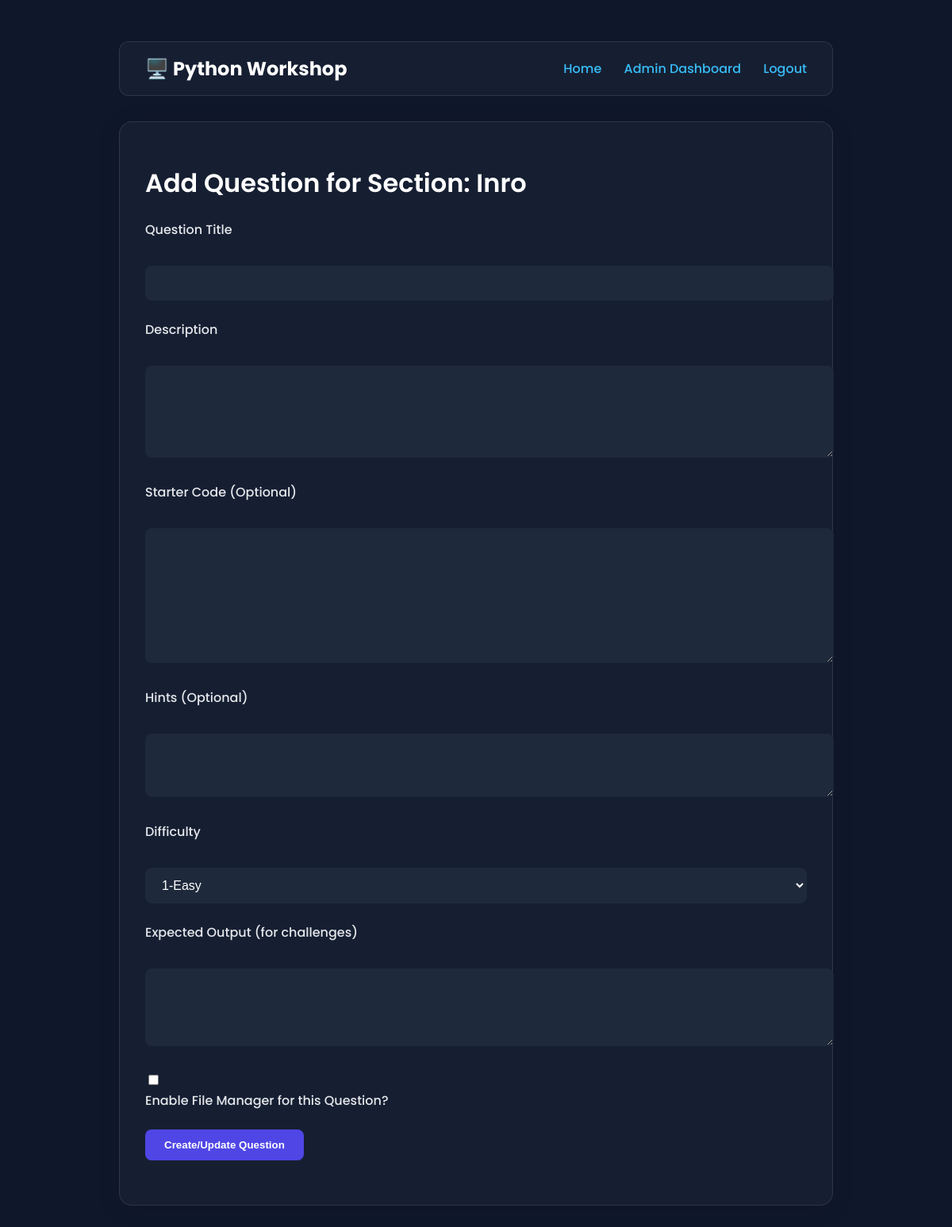
Before: /admin/question/add/1 (signed in) with the older database file.
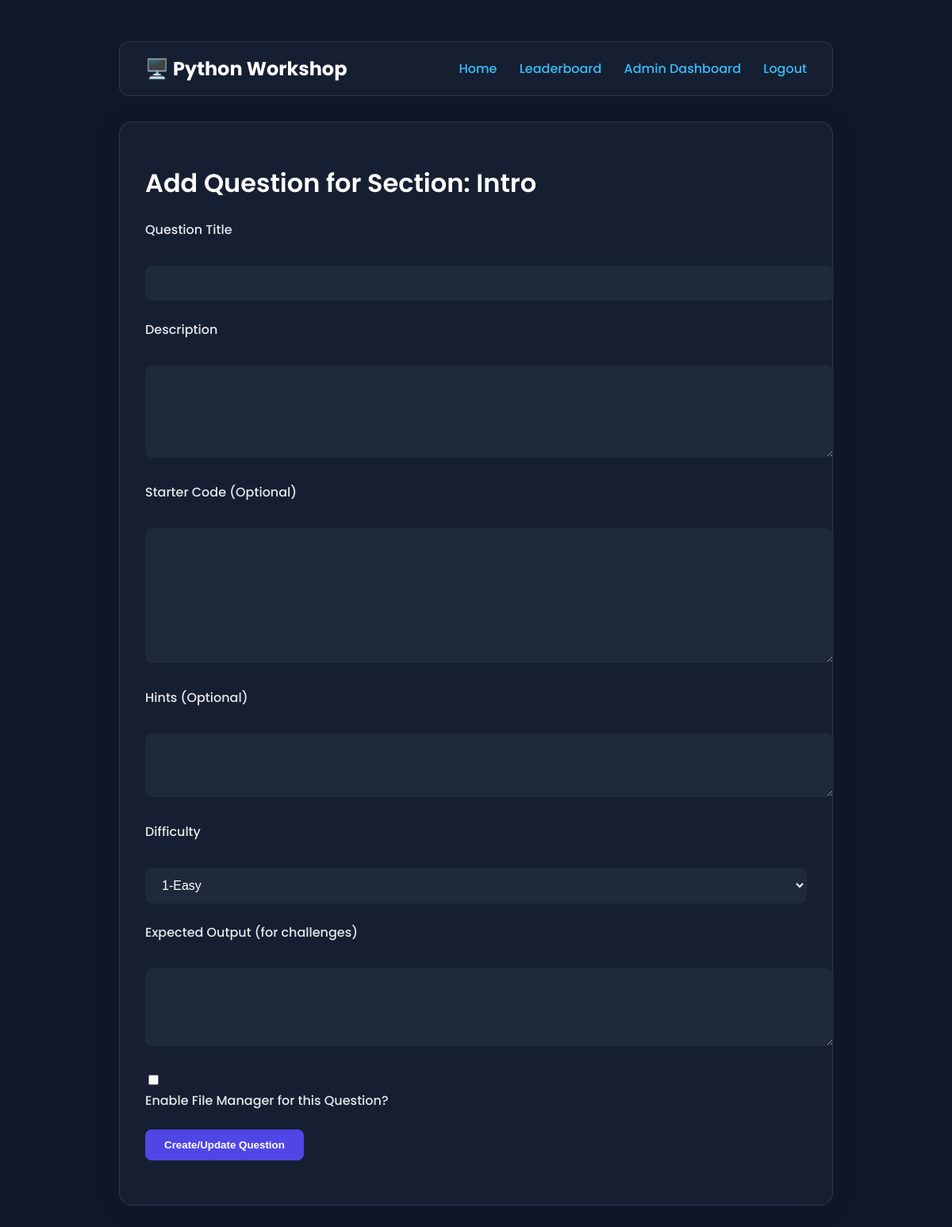
After: the same page with the newer database file.
### app/models.py (models this page shows, shortened)
class Section(db.Model):
    id = db.Column(db.Integer, primary_key=True)
    title = db.Column(db.String(100), nullable=False)
    is_unlocked = db.Column(db.Boolean, default=True)
    questions = db.relationship(
        'Question',
        backref='section',
        lazy='dynamic',
        cascade="all, delete-orphan"
    )

### app/admin/routes.py (the view, shortened to what this page needs)
@bp.route('/question/add/<int:section_id>', methods=['GET', 'POST'])
@admin_required
def add_question(section_id):
    section = Section.query.get_or_404(section_id)
    form = QuestionForm()
    return render_template('admin/question_form.html', form=form, title='Add Question', section=section)

### app/admin/forms.py
class QuestionForm(FlaskForm):
    title = StringField('Question Title', validators=[DataRequired()])
    description = TextAreaField('Description', validators=[DataRequired()])
    starter_code = TextAreaField('Starter Code (Optional)')
    hints = TextAreaField('Hints (Optional)')
    difficulty = SelectField('Difficulty', choices=[(1, '1-Easy'), (2, '2'), (3, '3'), (4, '4'), (5, '5-Hard')], coerce=int)
    has_file_manager = BooleanField('Enable File Manager for this Question?')
    expected_output = TextAreaField('Expected Output (for challenges)')
    submit = SubmitField('Create/Update Question')

### app/__init__.py (called while the page is built)
@login_manager.user_loader
def load_user(user_id):
    return User.query.get(int(user_id))

### app/admin/routes.py (called while the page is built)
def admin_required(f):
    @wraps(f)
    def decorated_function(*args, **kwargs):
        if not current_user.is_authenticated or current_user.role != 'admin':
            flash("You do not have permission to access this page.", "danger")
            return redirect(url_for('main.index'))
        return f(*args, **kwargs)
    return decorated_function

### app/templates/admin/question_form.html (shortened to what this page needs)
{% extends "base.html" %}
{% block content %}
<div class="card">
    <h1>{{ title }} for Section: {{ section.title }}</h1>
    <form method="POST" action="">
        <div class="form-group">
            {{ form.title.label }}<br>{{ form.title(class="form-control") }}
        </div>
        <div class="form-group">
            {{ form.description.label }}<br>{{ form.description(class="form-control", rows=5) }}
        </div>
        <div class="form-group">
            {{ form.starter_code.label }}<br>{{ form.starter_code(class="form-control", rows=8) }}
        </div>
        <div class="form-group">
            {{ form.hints.label }}<br>{{ form.hints(class="form-control", rows=3) }}
        </div>
        <div class="form-group">
            {{ form.difficulty.label }}<br>{{ form.difficulty(class="form-control") }}
        </div>
        <div class="form-group">
    {{ form.expected_output.label }}<br>
    {{ form.expected_output(class="form-control", rows=4) }}
</div>
        <div class="form-group">
            {{ form.has_file_manager() }}
            {{ form.has_file_manager.label }}
        </div>
        <div class="form-group">
            {{ form.submit(class="btn") }}
        </div>
    </form>
</div>
{% endblock %}

Changed rows visible on the page:
changed Section: title "Inro" → "Intro"
Other visible differences:
text now shown: "Leaderboard"
